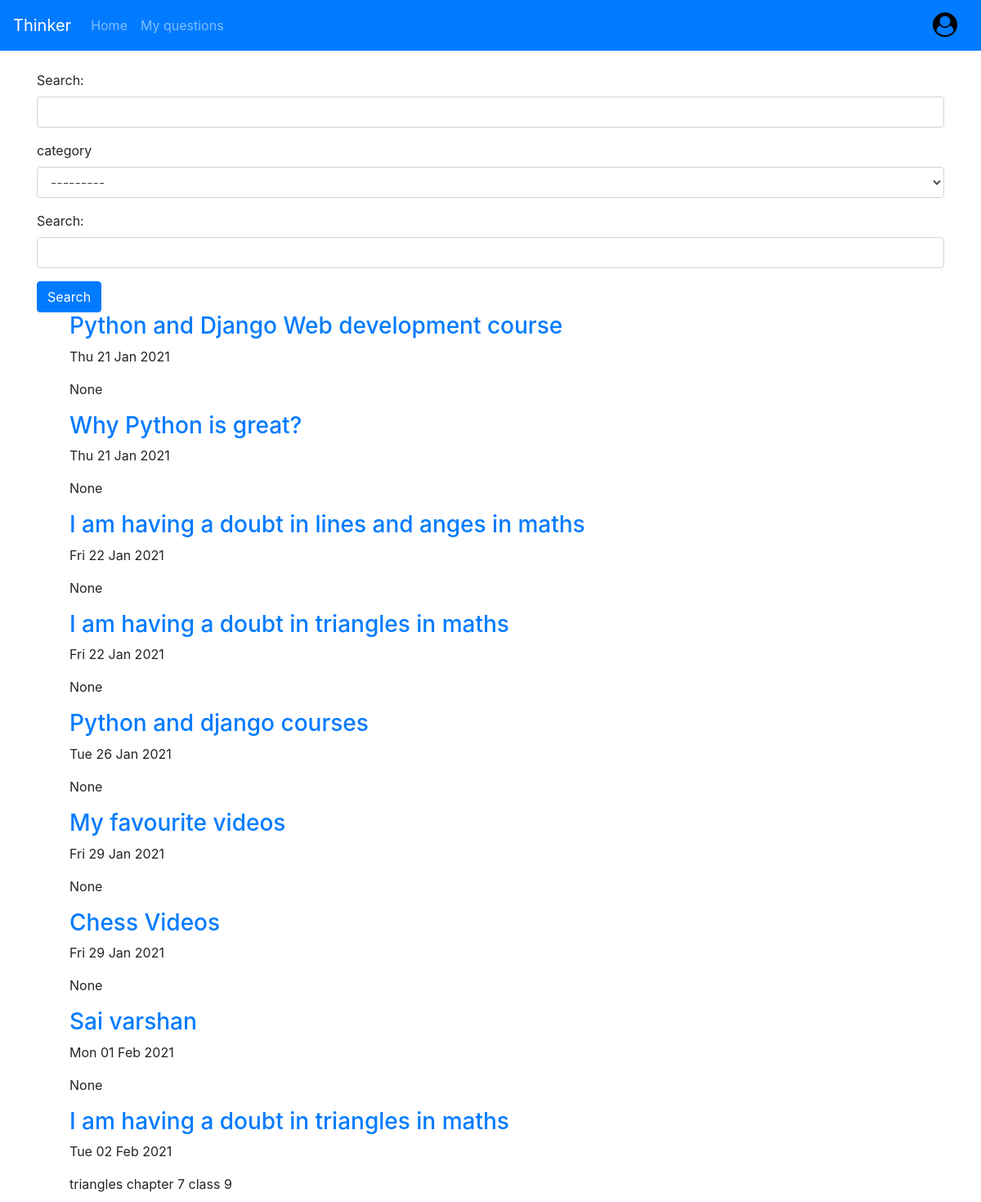
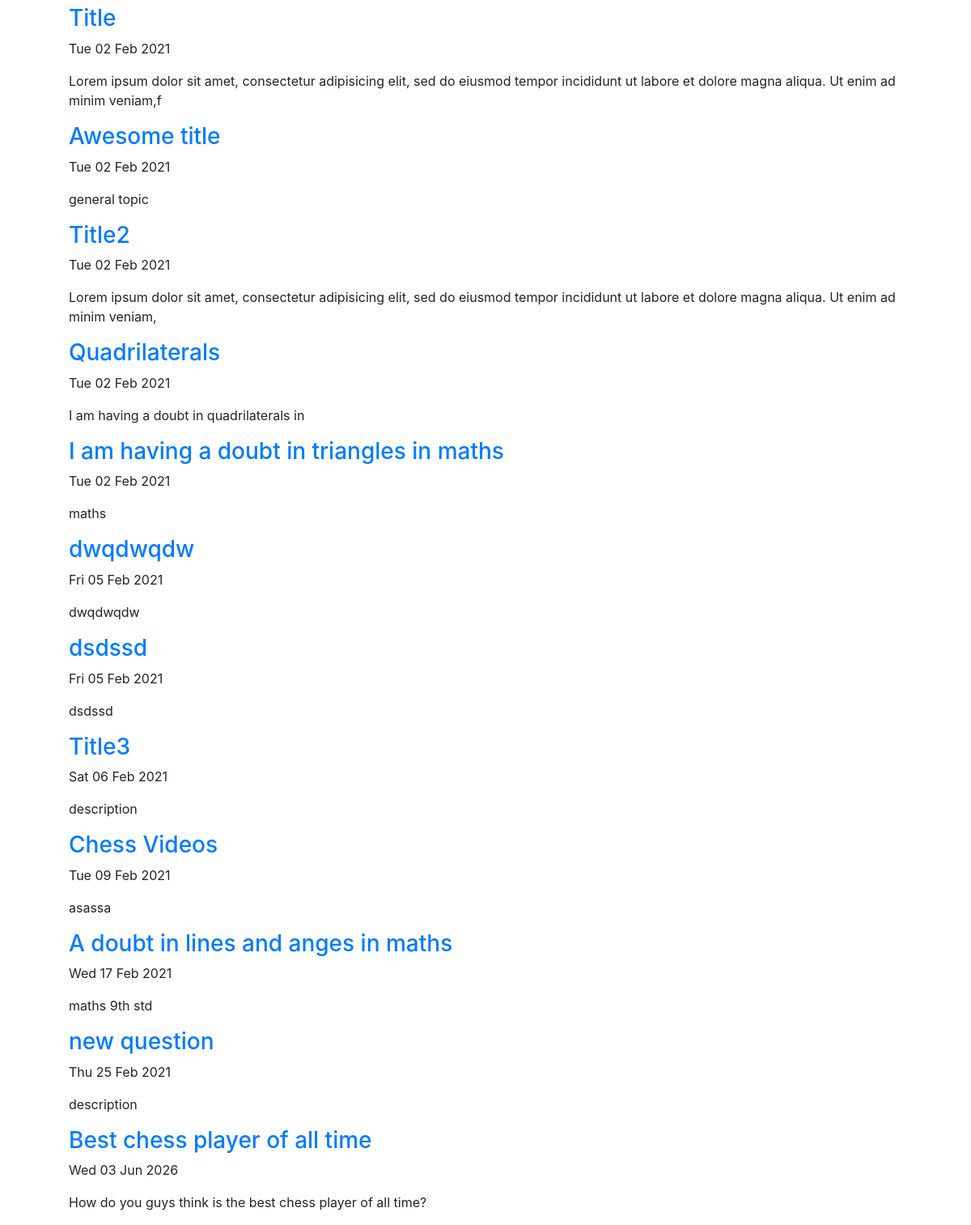
/question/filter/ (signed in), run on the app's committed database (2 pictures, top to bottom).
### question/models.py (models this page shows, shortened)
class question(models.Model):
    username = models.ForeignKey(userprofile,blank=True,on_delete=models.CASCADE,null=True)
    title = models.CharField(max_length=150,help_text='*required')
    description = models.CharField(max_length=150,null=True,help_text='*required')
    date = models.DateTimeField(auto_now_add=True)
    categories = (('maths','maths'),('biology','biology'),('physics','physics'),('chemistry','chemistry'),('history','history'),('geography','geography'),('democratic politics','democratic politics'),('economics','economics'),('english','english'),
                  ('Computer science','Computer science'),('Tamil','Tamil'),('Hindi','Hindi'),('General','General'))
    category = models.CharField(max_length=100,choices=categories,default='maths',help_text='*required')
    image1 = models.ImageField(upload_to="question/images/",blank=True,null=True)
    image2 = models.ImageField(upload_to="question/images/",blank=True,null=True)
    image3 = models.ImageField(upload_to="question/images/",blank=True,null=True)
    file = models.FileField(upload_to='question/files/',blank=True)
    question = models.TextField(max_length=None,help_text='*required')
    upvote = models.ManyToManyField(userprofile,blank=True,related_name="upvoted_question")
    views = models.PositiveIntegerField(default=0)
    user_viewed =  models.ManyToManyField(userprofile,blank=True,related_name="viewd_question")
    reported_users = models.ManyToManyField(userprofile,blank=True,related_name="report_question")
    report = models.PositiveIntegerField(default=0)
    bookmark_question = models.ManyToManyField(userprofile,blank=True,related_name="bookmark_question")
    user_ip = models.TextField(default='first_user')

### question/views.py (the view)
# urls.py: path('filter/', views.question_list, name='filter'),
def question_list(request):
    question_list = question.objects.all()
    question_filter = QuestionFilter(request.GET, queryset = question_list)
    return render(request, 'question/filter_questions.html', {'filter' : question_filter})

### question/templates/question/filter_questions.html
{% extends "users/base.html" %}
{% load crispy_forms_tags %}
{% load static %}
{% block content %}
<form method="get">
  <br>
    {{ filter.form|crispy }}
    <button type="submit" class="btn btn-primary">Search</button>
</form>
  <ul>
    {% for filter_question in filter.qs %}
    <a class="title" href="{% url 'question:viewquestion' filter_question.id %}"><h3>{{ filter_question.title }}</h3></a>
    <p>{{ filter_question.date|date:"D d M Y" }}</p>
    <p>{{ filter_question.description|truncatechars:150 }}</p>
    {% endfor %}
  </ul>
{% endblock %}

### users/templates/users/base.html (style rules this page uses)
body { font-size: 16px; background-image: url(https://encrypted-tbn0.gstatic.com/images?q=tbn:ANd9GcRjK8RgPhUofA_D-3ioqeXlOn-fr3ISsH4zng&usqp=CAU); background-size: cover; }

### data on the page
question: title "Python and Django Web development course", date "Thu 21 Jan 2021", description "None"
question: title "Why Python is great?", date "Thu 21 Jan 2021", description "None"
question: title "I am having a doubt in lines and anges in maths", date "Fri 22 Jan 2021", description "None"
question: title "I am having a doubt in triangles in maths", date "Fri 22 Jan 2021", description "None"
question: title "Python and django courses", date "Tue 26 Jan 2021", description "None"
question: title "My favourite videos", date "Fri 29 Jan 2021", description "None"
question: title "Chess Videos", date "Fri 29 Jan 2021", description "None"
question: title "Sai varshan", date "Mon 01 Feb 2021", description "None"
question: title "I am having a doubt in triangles in maths", date "Tue 02 Feb 2021", description "triangles chapter 7 class 9"
question: title "Title", date "Tue 02 Feb 2021", description "Lorem ipsum dolor sit amet, consectetur adipisicing elit, sed do eiusmod tempor incididunt ut labore et dolore magna aliqua. Ut enim ad minim veniam,f"
question: title "Awesome title", date "Tue 02 Feb 2021", description "general topic"
question: title "Title2", date "Tue 02 Feb 2021", description "Lorem ipsum dolor sit amet, consectetur adipisicing elit, sed do eiusmod tempor incididunt ut labore et dolore magna aliqua. Ut enim ad minim veniam,"
question: title "Quadrilaterals", date "Tue 02 Feb 2021", description "I am having a doubt in quadrilaterals in"
question: title "I am having a doubt in triangles in maths", date "Tue 02 Feb 2021", description "maths"
question: title "dwqdwqdw", date "Fri 05 Feb 2021", description "dwqdwqdw"
question: title "dsdssd", date "Fri 05 Feb 2021", description "dsdssd"
question: title "Title3", date "Sat 06 Feb 2021", description "description"
question: title "Chess Videos", date "Tue 09 Feb 2021", description "asassa"
question: title "A doubt in lines and anges in maths", date "Wed 17 Feb 2021", description "maths 9th std"
question: title "new question", date "Thu 25 Feb 2021", description "description"
question: title "Best chess player of all time", date "Wed 03 Jun 2026", description "How do you guys think is the best chess player of all time?"
